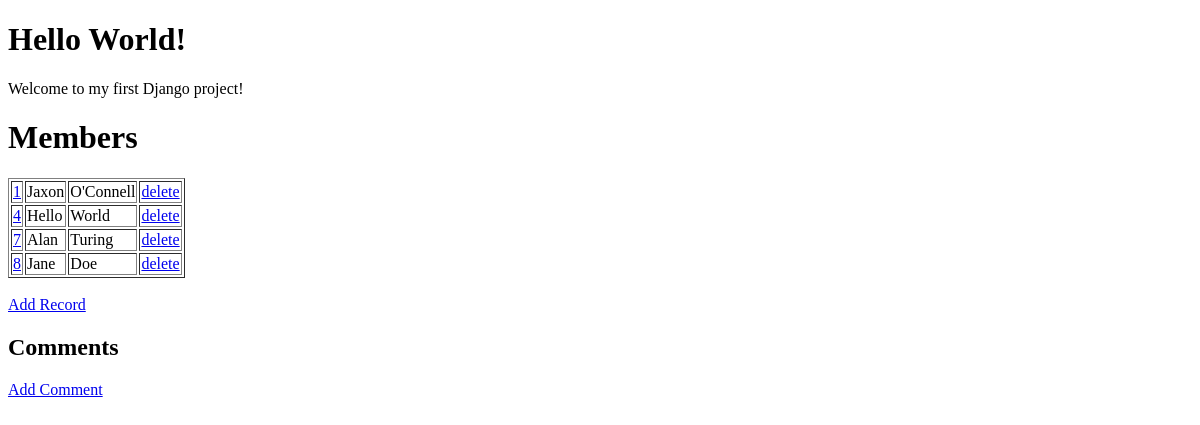
/members/, run on an earlier commit of the app's database.
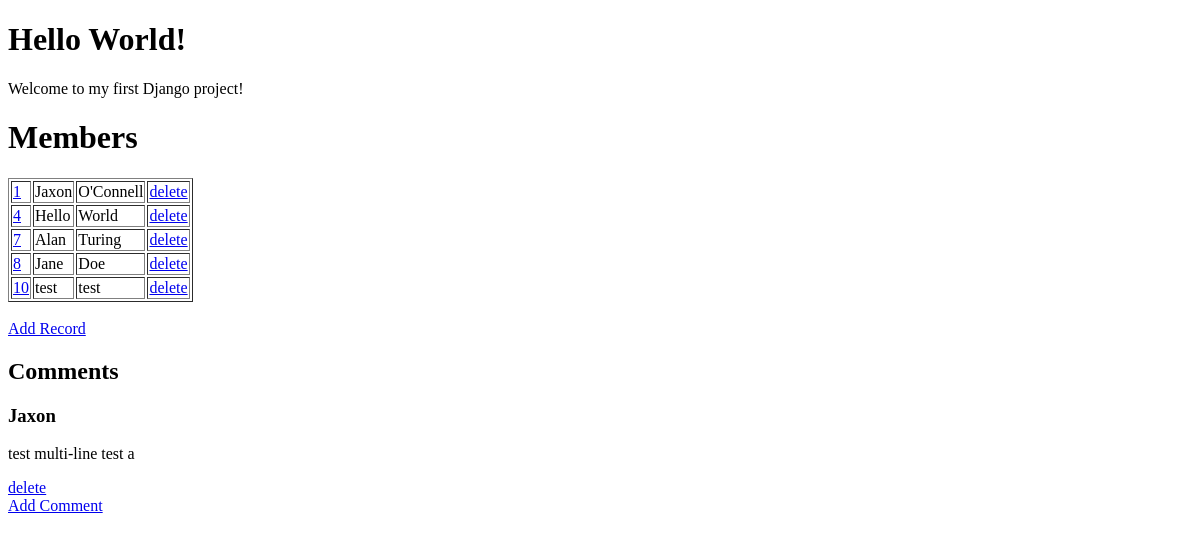
And on a later commit of the database.
### members/models.py (models this page shows)
class Members(models.Model):
	firstname = models.CharField(max_length=255)
	lastname = models.CharField(max_length=255)

class Comments(models.Model):
	name = models.CharField(max_length=255)
	text = models.TextField(max_length=511)

### members/views.py (the view)
# urls.py: path("", views.index, name="index"),
def index(request):
	mymembers = Members.objects.all().values()
	comments = Comments.objects.all().values()
	template = loader.get_template("index.html")
	context = {
		"mymembers": mymembers,
		"comments":comments
	}
	return HttpResponse(template.render(context, request))

### members/templates/index.html
<!DOCTYPE html>
<html>
<body>
<h1>Hello World!</h1>
<p>Welcome to my first Django project!</p>
<h1>Members</h1>
<table border="1">
{% for x in mymembers %}
<tr>
<td><a href="update/{{ x.id }}">{{ x.id }}</a></td>
<td>{{ x.firstname }}</td>
<td>{{ x.lastname }}</td>
<td><a href="delete/{{ x.id }}">delete</a></td>
</tr>
{% endfor %}
</table>
<br>
<a href="add">Add Record</a>
<br>
<h2>Comments</h2>
<div id="comments">
	{% for comment in comments %}
		<h3>{{ comment.name }}</h3>
		<p>{{ comment.text }}</p>
		<a href="deletecomment/{{ comment.id }}">delete</a>
		<br>
	{% endfor %}
</div>
<a href="addcomment">Add Comment</a>
</body>
</html>

What changed in the data, as far as the page shows it:
added Members: id "10", firstname "test", lastname "test"
added Comments: name "Jaxon", text "test multi-line test a"
